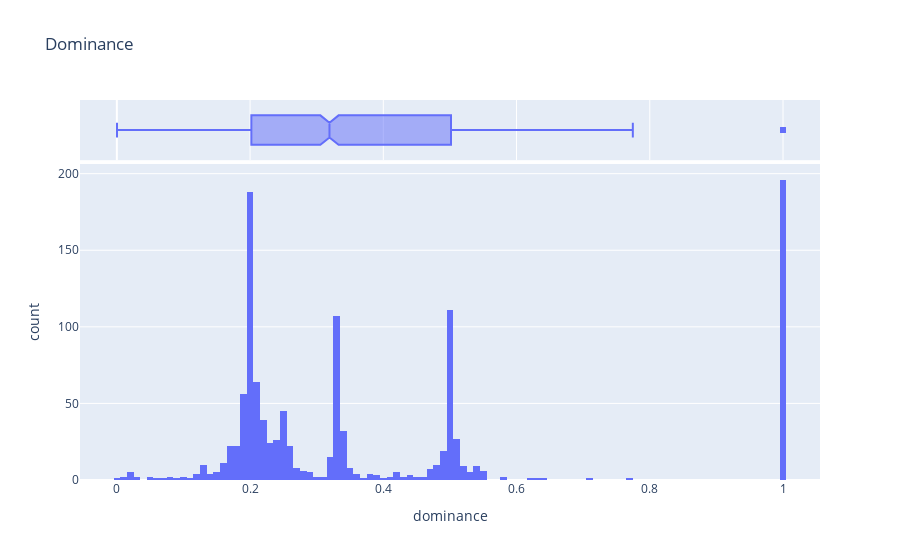
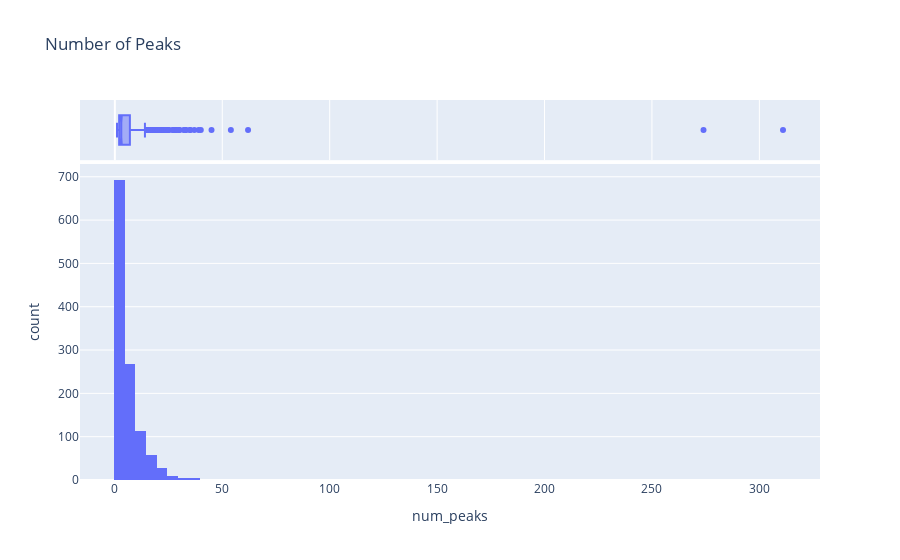
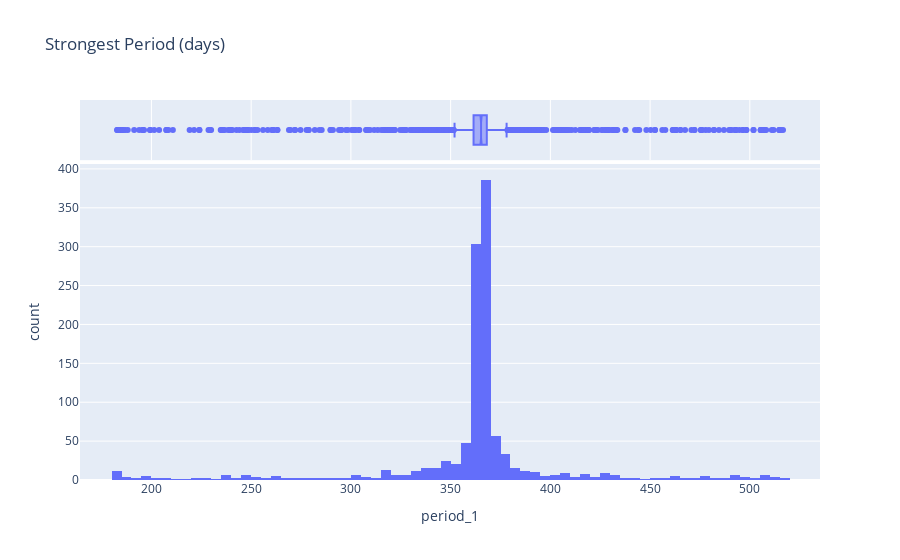

Notebook code cell kept with these figures, in order:
### Code cell
# Statistics
print(f"Number of series with seasonality in the defined band: {len(pgram_data)} ({len(pgram_data) / len(data_obs) * 100:.1f}%)")
print(f"Number of series with no seasonality in the defined band: {(pgram_df['num_peaks'] == 0).sum()} ({(pgram_df['num_peaks'] == 0).sum() / len(data_obs) * 100:.1f}%)")
print(f"Number of series with < 3 peaks: {(pgram_df['num_peaks'] < 3).sum()} ({(pgram_df['num_peaks'] < 3).sum() / len(pgram_df) * 100:.1f}%)")
print(f"Number of NaNs (less that {num_peaks=} found): {pgram_df.isna().sum().sum()}")
print(f"Average number of peaks found: {pgram_df['num_peaks'].mean():.2f} ± {pgram_df['num_peaks'].std():.2f}")
print(f"Average of the strongest period: {pgram_df['period_1'].mean(skipna=True):.2f} days ± {pgram_df['period_1'].std(skipna=True):.2f}")
print(f"Average dominance (P_max/ sum(P_num_peaks)): {pgram_df['dominance'].mean(skipna=True):.3f} ± {pgram_df['dominance'].std(skipna=True):.3f}")
#Histograms
import plotly.express as px
px.histogram(pgram_df, x="dominance", marginal="box", nbins=100, title="Dominance").show()
px.histogram(pgram_df, x="num_peaks", marginal="box", nbins=100, title="Number of Peaks").show()
px.histogram(pgram_df, x="period_1", marginal="box", nbins=100, title="Strongest Period (days)").show()

# fig, axes = plt.subplots(2, 2, figsize=(12, 10))  # 2 rows, 2 columns
# # dominance
# axes[0,0].hist(pgram_df['dominance'], bins=100, color='blue', alpha=0.7)
# axes[0,0].set_xlabel("Dominance")
# axes[0,0].set_ylabel("Frequency")
# axes[0,0].set_title("Histogram of Dominance")
# # num_peaks
# axes[0,1].hist(pgram_df['num_peaks'], bins=100, color='green', alpha=0.7)
# axes[0,1].set_xlabel("Number of Peaks")
# axes[0,1].set_ylabel("Frequency")
# axes[0,1].set_title("Histogram of Number of Peaks")
# # Strongest period
# axes[1,0].hist(pgram_df['period_1'].dropna(), bins=100, color='orange', alpha=0.7)
# axes[1,0].set_xlabel("Strongest Period (days)")
# axes[1,0].set_ylabel("Frequency")
# axes[1,0].set_title("Histogram of Strongest Period")
# plt.tight_layout()
# plt.show()

### Figure 1 — Plotly figure (JSON) as saved in the notebook; plotly's stock layout.template omitted (floating-point values rounded to 4 significant figures; data arrays with more than 128 entries replaced by an {"elided": "..."} marker saying what was removed)
{"data": [{"bingroup": "x", "hovertemplate": "dominance=%{x}<br>count=%{y}<extra></extra>", "legendgroup": "", "marker": {"color": "#636efa", "pattern": {"shape": ""}}, "name": "", "nbinsx": 100, "orientation": "v", "showlegend": false, "type": "histogram", "x": {"elided": "1182 float values"}, "xaxis": "x", "yaxis": "y"}, {"hovertemplate": "dominance=%{x}<extra></extra>", "legendgroup": "", "marker": {"color": "#636efa"}, "name": "", "notched": true, "showlegend": false, "type": "box", "x": {"elided": "1182 float values"}, "xaxis": "x2", "yaxis": "y2"}], "layout": {"barmode": "relative", "legend": {"tracegroupgap": 0}, "title": {"text": "Dominance"}, "xaxis": {"anchor": "y", "domain": [0, 1], "title": {"text": "dominance"}}, "xaxis2": {"anchor": "y2", "domain": [0, 1], "matches": "x", "showgrid": true, "showticklabels": false}, "yaxis": {"anchor": "x", "domain": [0, 0.8316], "title": {"text": "count"}}, "yaxis2": {"anchor": "x2", "domain": [0.8416, 1], "matches": "y2", "showgrid": false, "showline": false, "showticklabels": false, "ticks": ""}}}

### Figure 2 — Plotly figure (JSON) as saved in the notebook; plotly's stock layout.template omitted (floating-point values rounded to 4 significant figures; data arrays with more than 128 entries replaced by an {"elided": "..."} marker saying what was removed)
{"data": [{"bingroup": "x", "hovertemplate": "num_peaks=%{x}<br>count=%{y}<extra></extra>", "legendgroup": "", "marker": {"color": "#636efa", "pattern": {"shape": ""}}, "name": "", "nbinsx": 100, "orientation": "v", "showlegend": false, "type": "histogram", "x": {"elided": "1182 int values"}, "xaxis": "x", "yaxis": "y"}, {"hovertemplate": "num_peaks=%{x}<extra></extra>", "legendgroup": "", "marker": {"color": "#636efa"}, "name": "", "notched": true, "showlegend": false, "type": "box", "x": {"elided": "1182 int values"}, "xaxis": "x2", "yaxis": "y2"}], "layout": {"barmode": "relative", "legend": {"tracegroupgap": 0}, "title": {"text": "Number of Peaks"}, "xaxis": {"anchor": "y", "domain": [0, 1], "title": {"text": "num_peaks"}}, "xaxis2": {"anchor": "y2", "domain": [0, 1], "matches": "x", "showgrid": true, "showticklabels": false}, "yaxis": {"anchor": "x", "domain": [0, 0.8316], "title": {"text": "count"}}, "yaxis2": {"anchor": "x2", "domain": [0.8416, 1], "matches": "y2", "showgrid": false, "showline": false, "showticklabels": false, "ticks": ""}}}

### Figure 3 — Plotly figure (JSON) as saved in the notebook; plotly's stock layout.template omitted (floating-point values rounded to 4 significant figures; data arrays with more than 128 entries replaced by an {"elided": "..."} marker saying what was removed)
{"data": [{"bingroup": "x", "hovertemplate": "period_1=%{x}<br>count=%{y}<extra></extra>", "legendgroup": "", "marker": {"color": "#636efa", "pattern": {"shape": ""}}, "name": "", "nbinsx": 100, "orientation": "v", "showlegend": false, "type": "histogram", "x": {"elided": "1182 float values"}, "xaxis": "x", "yaxis": "y"}, {"hovertemplate": "period_1=%{x}<extra></extra>", "legendgroup": "", "marker": {"color": "#636efa"}, "name": "", "notched": true, "showlegend": false, "type": "box", "x": {"elided": "1182 float values"}, "xaxis": "x2", "yaxis": "y2"}], "layout": {"barmode": "relative", "legend": {"tracegroupgap": 0}, "title": {"text": "Strongest Period (days)"}, "xaxis": {"anchor": "y", "domain": [0, 1], "title": {"text": "period_1"}}, "xaxis2": {"anchor": "y2", "domain": [0, 1], "matches": "x", "showgrid": true, "showticklabels": false}, "yaxis": {"anchor": "x", "domain": [0, 0.8316], "title": {"text": "count"}}, "yaxis2": {"anchor": "x2", "domain": [0.8416, 1], "matches": "y2", "showgrid": false, "showline": false, "showticklabels": false, "ticks": ""}}}
